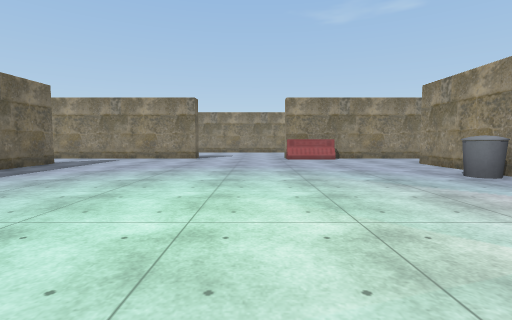
View 1 (above)

21 first-person views from a walk through a scene from a Unity 3-D project. The camera is 1.2 m above the floor, tilts 4° down and sees 85° across. The floor is counted in squares, 2 m on a side. Each view is taken from the middle of a square. On the plan, view 1 faces up. The plan holds only what a view shows up to about 9 squares ahead; the rest is blank. The player character is not drawn. Some surface patterns are stand-ins.

View 2
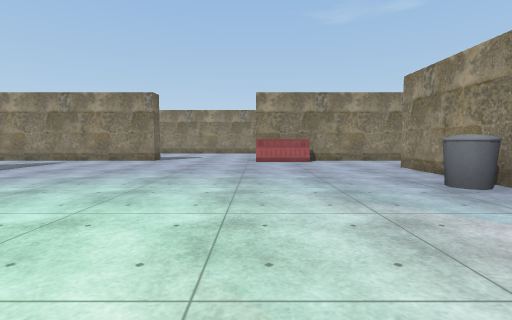

View 3
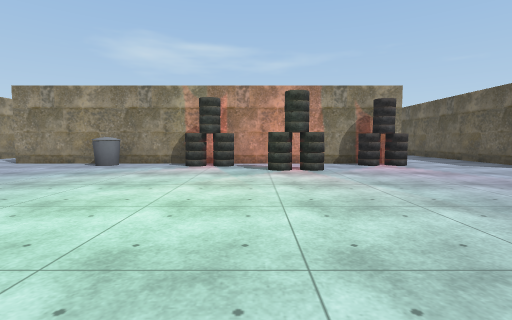

View 4
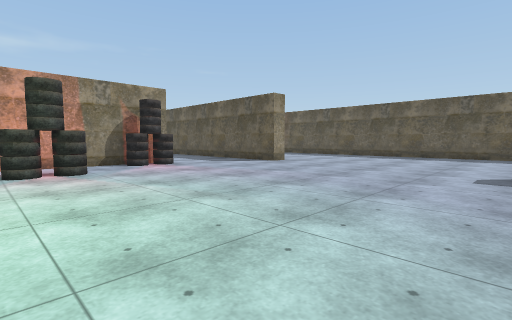

View 5
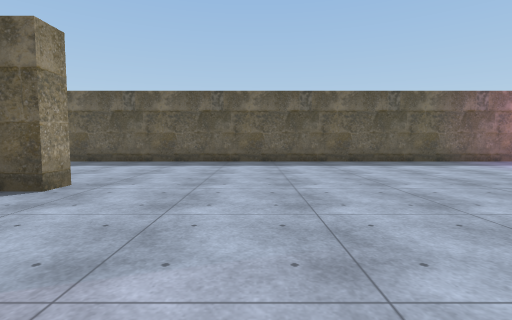

View 6
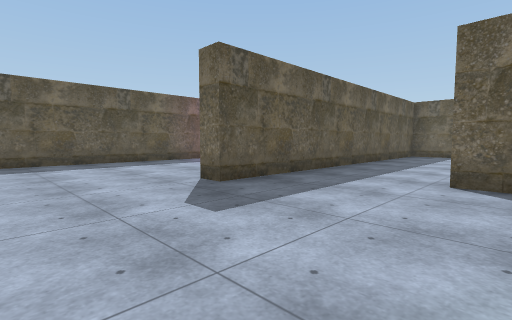

View 7
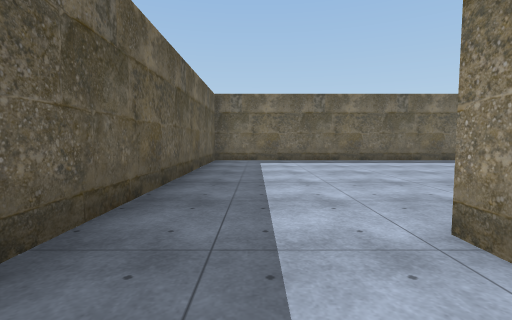

View 8
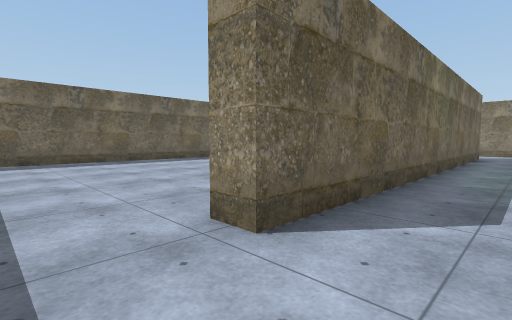

View 9
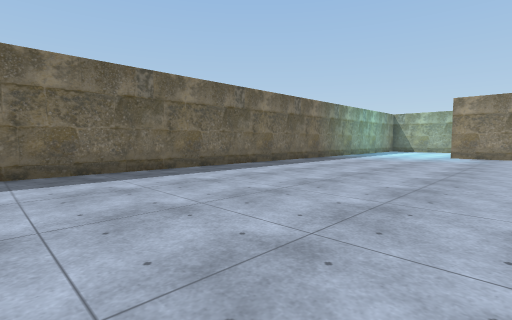

View 10
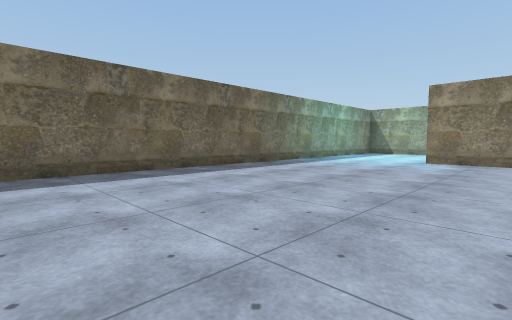

View 11
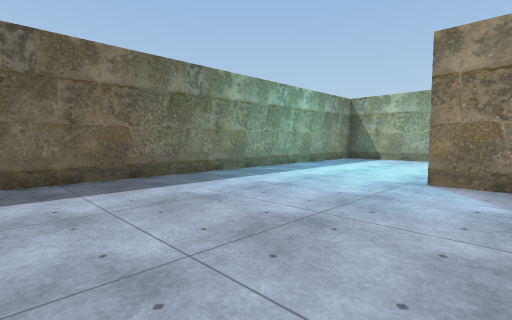

View 12
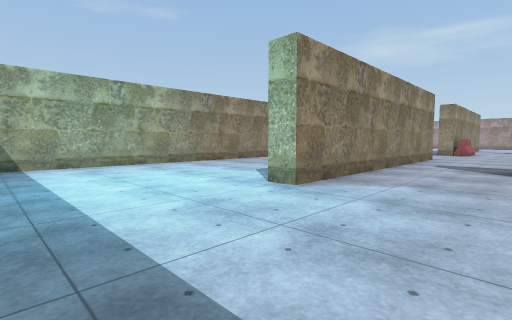

View 13
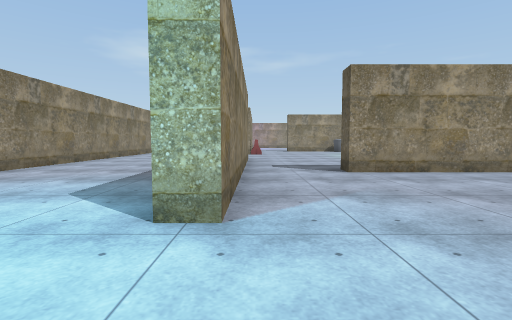

View 14
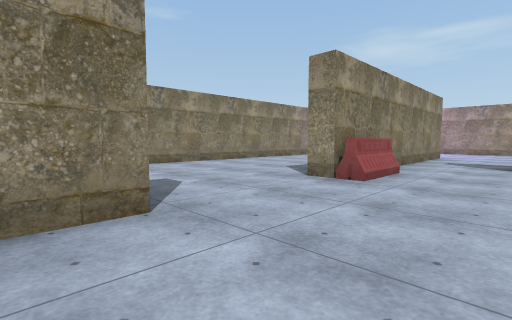

View 15
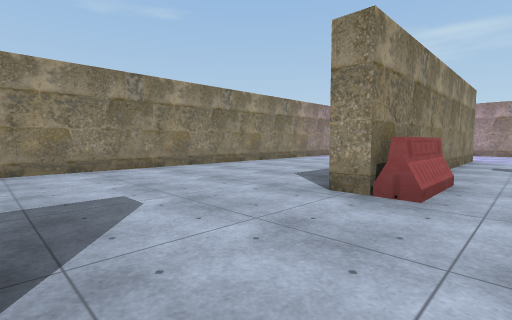

View 16
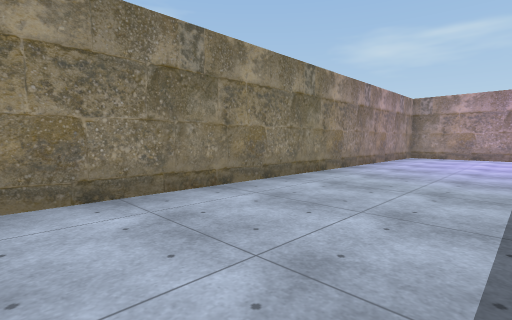

View 17
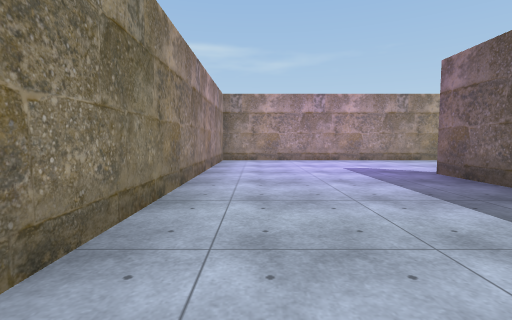

View 18
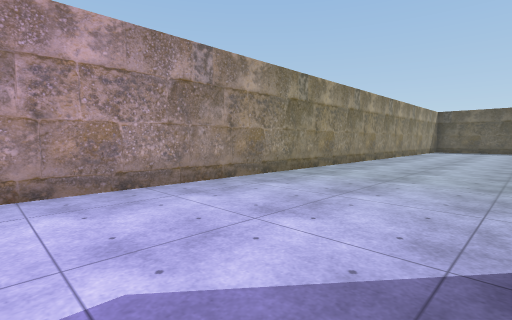

View 19
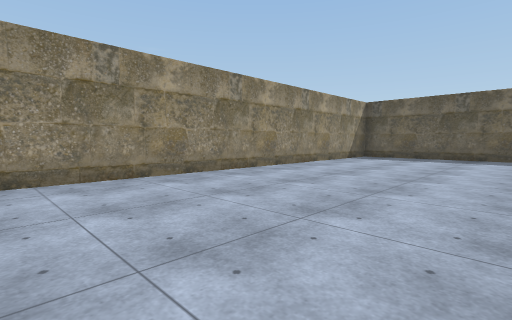

View 20
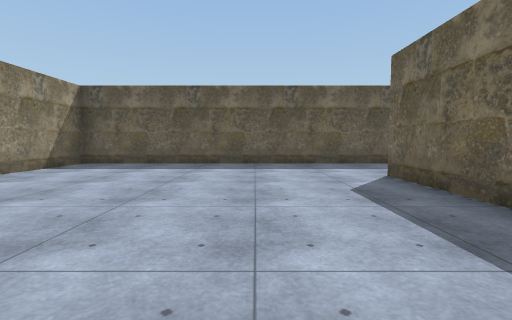

View 21
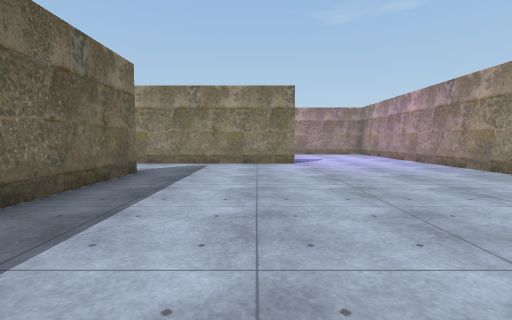

### Floor plan
Points are (right, up) in squares from view 1. A wall is a line through its corners. A room is listed if a view was taken in it or the views show most of it. See-through windows are left out.
Room 1 (views 1, 2, 3, 4, 5, 6, 7, 8, 9, 10, 11, 12, 13, 14, 15, 16, 17, 18, 19, 20, 21)
walls: (4.7, -0.4) (4.7, -1.5); (4.3, -1.5) (4.3, 7.2); (-5.8, 4.1) (-5.8, 7.2) (-5.2, 7.2) (-5.2, -2.7) (-5.8, -2.7); (4.7, 7.2) (4.7, 5.4); (-2, 9.8) (-2, 9.2) (-9, 9.2) (-9, 9.8); (2.5, -5.8) (2.5, -5.2) (11.5, -5.2) (11.5, 14) (-11.9, 14); (6.5, 9.7) (8, 9.7); (8.1, 9.2) (2.4, 9.2); (-7.4, -10) (5.4, -10); (-12.5, 13.2) (-12.5, -5.2) (-3.5, -5.2) (-3.5, -5.8)
objects: barrier (1, 9) to (2, 9); tire (3, 0); tire (4, -2); tire (4, 2); other object (4, 5)

Where each view was taken, in squares from view 1:
view 1: 0 up, 0 right, facing up
view 2: 1 up, 1 right, facing up
view 3: 1 up, 3 left, facing right
view 4: 1 up, 3 left, facing down-right
view 5: 2 down, 0 right, facing down
view 6: 2 down, 1 left, facing down-left
view 7: 4 down, 4 left, facing left
view 8: 4 down, 4 left, facing up-left
view 9: 2 down, 7 left, facing up-left
view 10: 1 up, 7 left, facing up-left
view 11: 5 up, 8 left, facing up-left
view 12: 7 up, 12 left, facing up-right
view 13: 9 up, 11 left, facing right
view 14: 7 up, 3 left, facing up-right
view 15: 8 up, 2 left, facing up-right
view 16: 11 up, 1 right, facing up-right
view 17: 13 up, 3 right, facing right
view 18: 11 up, 8 right, facing down-right
view 19: 5 up, 7 right, facing down-right
view 20: 2 up, 7 right, facing down
view 21: 2 up, 7 right, facing up
